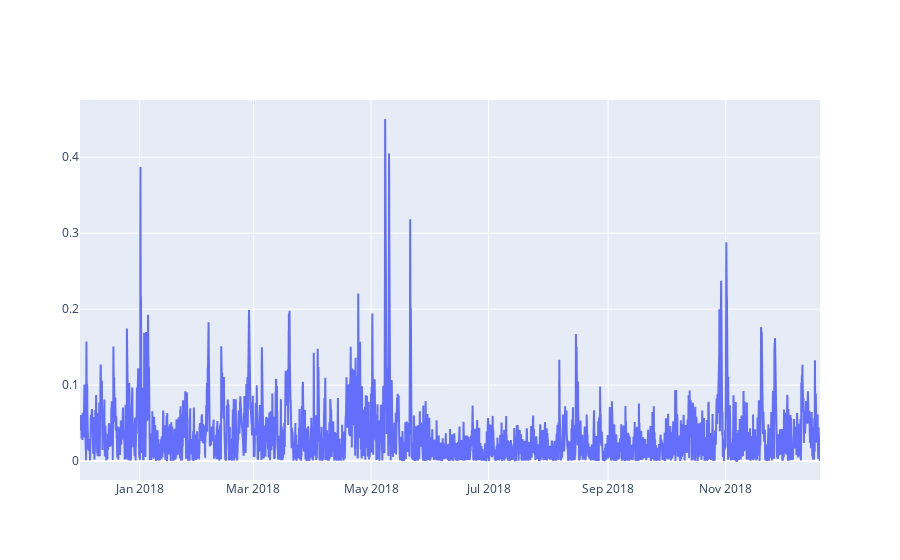

Notebook source saved alongside this figure:
### Code cell
iplot([{"x": Y_test_full['ds'], "y": relative_error_on_test}])

### Figure 1 — Plotly figure (JSON) as saved in the notebook; plotly's stock layout.template omitted (floating-point values rounded to 4 significant figures; data arrays with more than 128 entries replaced by an {"elided": "..."} marker saying what was removed)
{"data": [{"type": "scatter", "x": {"elided": "9216 str values"}, "y": {"elided": "9216 float values"}}], "layout": {}}
